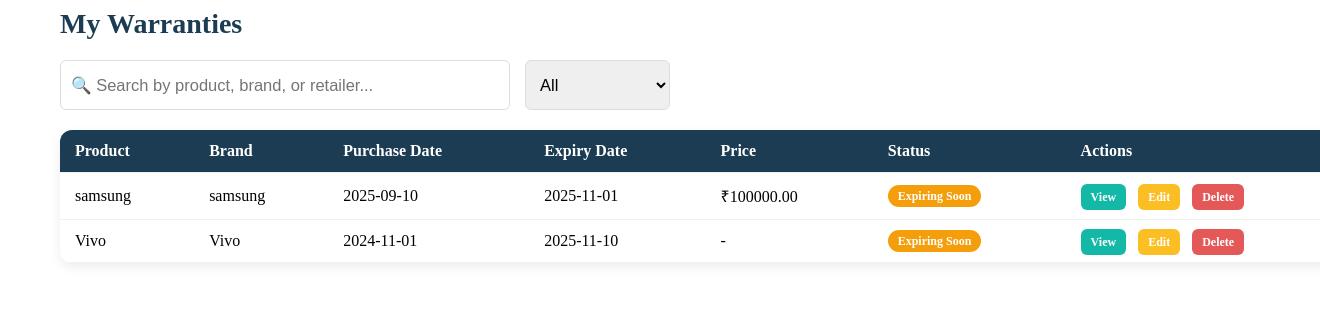
/products/my_warranty.php (signed in), run on the app's committed database.
### tables this page shows
CREATE TABLE `products` (
  `id` int(10) UNSIGNED NOT NULL,
  `user_id` int(10) UNSIGNED NOT NULL,
  `product_name` varchar(255) NOT NULL,
  `category` varchar(100) NOT NULL,
  `brand` varchar(100) NOT NULL,
  `serial_number` varchar(100) DEFAULT NULL,
  `purchase_date` date NOT NULL,
  `price` decimal(10,2) DEFAULT NULL,
  `warranty_period` int(11) NOT NULL,
  `warranty_unit` enum('months','years') NOT NULL DEFAULT 'months',
  `warranty_expiry` date DEFAULT NULL,
  `bill_file` varchar(255) DEFAULT NULL,
  `notes` text DEFAULT NULL,
  `created_at` timestamp NOT NULL DEFAULT current_timestamp(),
  `updated_at` timestamp NOT NULL DEFAULT current_timestamp() ON UPDATE current_timestamp()
);

### products/my_warranty.php (the view, shortened to what this page needs)
<?php
include(__DIR__ . "/../includes/db.php");
$userId = $_SESSION['user_id'];
$sql = "SELECT * FROM products WHERE user_id = ? ORDER BY purchase_date DESC";
$stmt = $conn->prepare($sql);
$stmt->bind_param("i", $userId);
$stmt->execute();
$result = $stmt->get_result();
?>
<div class="main-content-inner">
    <h2>My Warranties</h2>
    <div class="search-filter-bar">
        <input type="text" id="searchInput" placeholder="🔍 Search by product, brand, or retailer...">
        <select id="statusFilter">
            <option value="">All</option>
        </select>
    </div>
    <?php if($result && $result->num_rows > 0): ?>
    <table class="warranty-table" id="warrantyTable">
        <thead>
            <tr>
                <th>Product</th>
                <th>Brand</th>
                <th>Purchase Date</th>
                <th>Expiry Date</th>
                <th>Price</th>
                <th>Status</th>
                <th>Actions</th>
            </tr>
        </thead>
        <tbody>
       <?php while($row = $result->fetch_assoc()):
    $warranty_expiry = !empty($row['warranty_expiry']) ? $row['warranty_expiry'] : null;
    $today_ts = strtotime(date('Y-m-d'));
    $status_class = "expired";
    $status_text = "Expired";
    if($warranty_expiry){
        $expiry_ts = strtotime($warranty_expiry);
        $in_30_ts = strtotime('+30 days', $today_ts);
        if($expiry_ts < $today_ts){
            $status_class="expired";
            $status_text="Expired";
        }
        elseif($expiry_ts <= $in_30_ts){
            $status_class="warning";
            $status_text="Expiring Soon";
        }
        else {
            $status_class="active";
            $status_text="Active";
        }
    }
?>
            <tr data-status="<?= $status_class ?>" data-search="<?= strtolower($row['product_name'].' '.$row['brand']) ?>">
                <td data-label="Product"><?= htmlspecialchars($row['product_name']) ?></td>
                <td data-label="Brand"><?= htmlspecialchars($row['brand']) ?></td>
                <td data-label="Purchase Date"><?= htmlspecialchars($row['purchase_date']) ?></td>
                <td data-label="Expiry Date"><?= $warranty_expiry ?? 'N/A' ?></td>
                <td data-label="Price"><?= !empty($row['price']) ? '₹'.htmlspecialchars($row['price']) : '-' ?></td>
                <td data-label="Status"><span class="badge <?= $status_class ?>"><?= $status_text ?></span></td>
                <td data-label="Actions" class="actions">
                    <?php if(!empty($row['bill_file'])): ?>
                    <a class="view-btn" href="uploads/<?= urlencode($row['bill_file']) ?>">View</a>
                    <?php endif; ?>
                    <a class="edit-btn" href="dashboard.php?page=add_product&id=<?= (int)$row['id'] ?>">Edit</a>
                    <a class="delete-btn" href="products/delete_product.php?id=<?= (int)$row['id'] ?>" onclick="return confirm('Are you sure?');">Delete</a>
                </td>
            </tr>
        <?php endwhile; ?>
        </tbody>
    </table>
    <?php else: ?>
        <p style="color:#777;">No warranties found. <a href="dashboard.php?page=add_product">Add one now</a>.</p>
    <?php endif; ?>
</div>

### products/my_warranty.php (style rules this page uses)
.main-content-inner { max-width: 1200px; margin: 0 auto }
.main-content-inner h2 { margin-bottom: 20px; font-size: 28px; font-weight: 700; color: #1B3C53; }
.search-filter-bar { margin-bottom: 20px; display: flex; justify-content: flex-start; gap: 15px; flex-wrap: wrap; }
.search-filter-bar input { padding: 14px 10px; border-radius: 6px; border: 1px solid #ddd; width: 450px; font-size: 16.5px; }
.search-filter-bar select { padding: 14px 10px; border-radius: 6px; border: 1px solid #ddd; cursor: pointer; font-size: 16.5px; }
.warranty-table { width: 110%; min-width: 900px; border-collapse: collapse; background: #fff; border-radius: 12px; overflow: hidden; box-shadow: 0 4px 12px rgba(0,0,0,0.08); }
.warranty-table th, .warranty-table td { padding: 12px 15px; text-align: left; border-bottom: 1px solid #f1f1f1; font-size: 16px; }
.warranty-table th { background: #1B3C53; color: #fff; font-weight: 600; }
.badge { padding: 4px 10px; border-radius: 12px; font-size: 12px; font-weight: 600; color: #fff; text-transform: capitalize; }
.badge.warning { background: #f59e0b; }
.actions a { margin-right: 8px; padding: 6px 10px; border-radius: 6px; font-size: 12px; font-weight: 600; color: #fff; text-decoration: none; transition: background 0.2s ease; }
.view-btn { background: #14b8a6; }
.edit-btn { background: #fbbf24; }
.delete-btn { background: #e45858; }

### data on the page
products: product_name "samsung", brand "samsung", purchase_date "2025-09-10", warranty_expiry "2025-11-01", price "100000.00", warranty_expiry "Expiring Soon"
products: product_name "Vivo", brand "Vivo", purchase_date "2024-11-01", warranty_expiry "2025-11-10", warranty_expiry "Expiring Soon"
